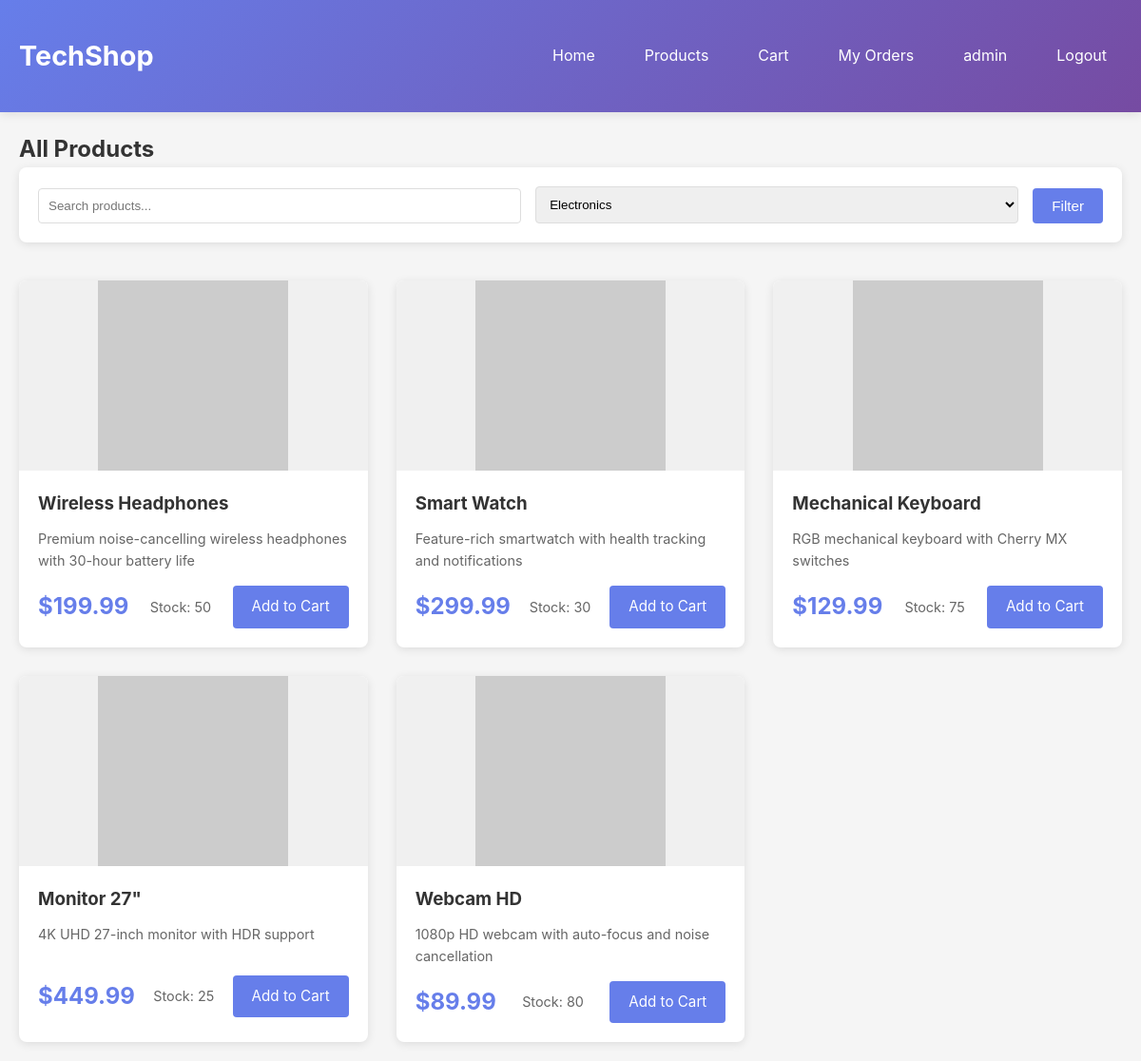
The app's page /products.php?category=Electronics (signed in) with its own data.
### tables this page shows
CREATE TABLE users (
    id INT AUTO_INCREMENT PRIMARY KEY,
    username VARCHAR(50) UNIQUE NOT NULL,
    email VARCHAR(100) UNIQUE NOT NULL,
    password VARCHAR(255) NOT NULL,
    balance DECIMAL(10,2) DEFAULT 1000.00,
    role ENUM('customer', 'admin') DEFAULT 'customer',
    created_at TIMESTAMP DEFAULT CURRENT_TIMESTAMP
);

CREATE TABLE products (
    id INT AUTO_INCREMENT PRIMARY KEY,
    name VARCHAR(200) NOT NULL,
    description TEXT,
    price DECIMAL(10,2) NOT NULL,
    stock INT DEFAULT 0,
    image_url VARCHAR(255),
    category VARCHAR(50),
    created_at TIMESTAMP DEFAULT CURRENT_TIMESTAMP
);

### src/config.php (called while the page is built, shortened)
<?php
function getDB() {
    static $conn = null;
    if ($conn === null) {
        $conn = new mysqli(DB_HOST, DB_USER, DB_PASS, DB_NAME);
    }
    return $conn;
}
function getCurrentUser() {
    $db = getDB();
    $stmt = $db->prepare("SELECT id, username, email, balance, role FROM users WHERE id = ?");
    $stmt->bind_param("i", $_SESSION['user_id']);
    $stmt->execute();
    $result = $stmt->get_result();
    return $result->fetch_assoc();
}
function h($string) {
    return htmlspecialchars($string, ENT_QUOTES, 'UTF-8');
}
?>

### src/products.php (the view, shortened to what this page needs)
<?php
require_once 'config.php';
$db = getDB();
$category = $_GET['category'] ?? '';
$search = $_GET['search'] ?? '';
$query = "SELECT * FROM products WHERE stock > 0";
$params = [];
$types = "";
if (!empty($category)) {
    $query .= " AND category = ?";
    $params[] = $category;
    $types .= "s";
}
$query .= " ORDER BY created_at DESC";
$stmt = $db->prepare($query);
if (!empty($params)) {
    $stmt->bind_param($types, ...$params);
}
$stmt->execute();
$products = $stmt->get_result()->fetch_all(MYSQLI_ASSOC);
$user = getCurrentUser();
?>
<!DOCTYPE html>
<html lang="en">
<head>
    <link rel="stylesheet" href="assets/css/style.css">
</head>
<body>
    <nav class="navbar">
        <div class="container">
            <div class="nav-brand">
                <h1>TechShop</h1>
            </div>
            <div class="nav-menu">
                <a href="index.php">Home</a>
                <a href="products.php">Products</a>
                <?php if ($user): ?>
                    <a href="cart.php">Cart</a>
                    <a href="orders.php">My Orders</a>
                    <a href="profile.php"><?php echo h($user['username']); ?></a>
                    <a href="logout.php">Logout</a>
                <?php else: ?>
                    <a href="login.php">Login</a>
                    <a href="register.php">Register</a>
                <?php endif; ?>
            </div>
        </div>
    </nav>
    <main class="container">
        <h2>All Products</h2>
        <div class="filters">
            <form method="GET" class="filter-form">
                <input type="text" name="search" placeholder="Search products..." value="<?php echo h($search); ?>">
                <select name="category">
                    <option value="Electronics" <?php echo $category === 'Electronics' ? 'selected' : ''; ?>>Electronics</option>
                </select>
                <button type="submit" class="btn btn-primary">Filter</button>
            </form>
        </div>
        <div class="products-grid">
            <div class="grid">
                <?php foreach ($products as $product): ?>
                <div class="product-card">
                    <div class="product-image">
                        <img src="<?php echo h($product['image_url']); ?>" alt="<?php echo h($product['name']); ?>">
                    </div>
                    <div class="product-info">
                        <h3><?php echo h($product['name']); ?></h3>
                        <p class="product-description"><?php echo h($product['description']); ?></p>
                        <div class="product-footer">
                            <span class="price">$<?php echo number_format($product['price'], 2); ?></span>
                            <span class="stock">Stock: <?php echo $product['stock']; ?></span>
                            <?php if ($user): ?>
                                <a href="cart.php?add=<?php echo $product['id']; ?>" class="btn btn-primary">Add to Cart</a>
                            <?php else: ?>
                                <a href="login.php" class="btn btn-secondary">Login to Buy</a>
                            <?php endif; ?>
                        </div>
                    </div>
                </div>
                <?php endforeach; ?>
            </div>
        </div>
    </main>
</body>
</html>

### src/assets/css/style.css (style rules this page uses)
* { margin: 0; padding: 0; box-sizing: border-box; }
body { font-family: -apple-system, BlinkMacSystemFont, 'Segoe UI', Roboto, Oxygen, Ubuntu, Cantarell, sans-serif; line-height: 1.6; color: #333; background-color: #f5f5f5; }
.container { max-width: 1200px; margin: 0 auto; padding: 20px; }
.navbar { background: linear-gradient(135deg, #667eea 0%, #764ba2 100%); color: white; padding: 1rem 0; box-shadow: 0 2px 10px rgba(0,0,0,0.1); }
.navbar .container { display: flex; justify-content: space-between; align-items: center; }
.nav-brand h1 { font-size: 1.8rem; font-weight: 700; }
.nav-menu { display: flex; gap: 20px; }
.nav-menu a { color: white; text-decoration: none; padding: 8px 16px; border-radius: 4px; transition: background-color 0.3s; }
.products-grid { margin-top: 40px; }
.grid { display: grid; grid-template-columns: repeat(auto-fill, minmax(280px, 1fr)); gap: 30px; }
.product-card { background: white; border-radius: 8px; overflow: hidden; box-shadow: 0 2px 10px rgba(0,0,0,0.1); transition: transform 0.3s, box-shadow 0.3s; }
.product-image { width: 100%; height: 200px; background: #f0f0f0; display: flex; align-items: center; justify-content: center; }
.product-image img { max-width: 100%; max-height: 100%; object-fit: cover; }
.product-info { padding: 20px; }
.product-info h3 { margin-bottom: 10px; color: #333; }
.product-description { color: #666; font-size: 0.9rem; margin-bottom: 15px; min-height: 40px; }
.product-footer { display: flex; justify-content: space-between; align-items: center; margin-top: 15px; }
.price { font-size: 1.5rem; font-weight: 700; color: #667eea; }
.stock { font-size: 0.9rem; color: #666; }
.btn { padding: 10px 20px; border: none; border-radius: 4px; cursor: pointer; text-decoration: none; display: inline-block; transition: background-color 0.3s; font-size: 0.95rem; }
.btn-primary { background-color: #667eea; color: white; }
.filters { background: white; padding: 20px; border-radius: 8px; margin-bottom: 30px; box-shadow: 0 2px 10px rgba(0,0,0,0.1); }
.filter-form { display: flex; gap: 15px; align-items: end; }
.filter-form input, .filter-form select { flex: 1; padding: 10px; border: 1px solid #ddd; border-radius: 4px; }

### records on screen
users: username "admin"
products: name "Wireless Headphones", description "Premium noise-cancelling wireless headphones with 30-hour battery life", price "199.99", stock "50"
products: name "Smart Watch", description "Feature-rich smartwatch with health tracking and notifications", price "299.99", stock "30"
products: name "Mechanical Keyboard", description "RGB mechanical keyboard with Cherry MX switches", price "129.99", stock "75"
products: name "Monitor 27\"", description "4K UHD 27-inch monitor with HDR support", price "449.99", stock "25"
products: name "Webcam HD", description "1080p HD webcam with auto-focus and noise cancellation", price "89.99", stock "80"
